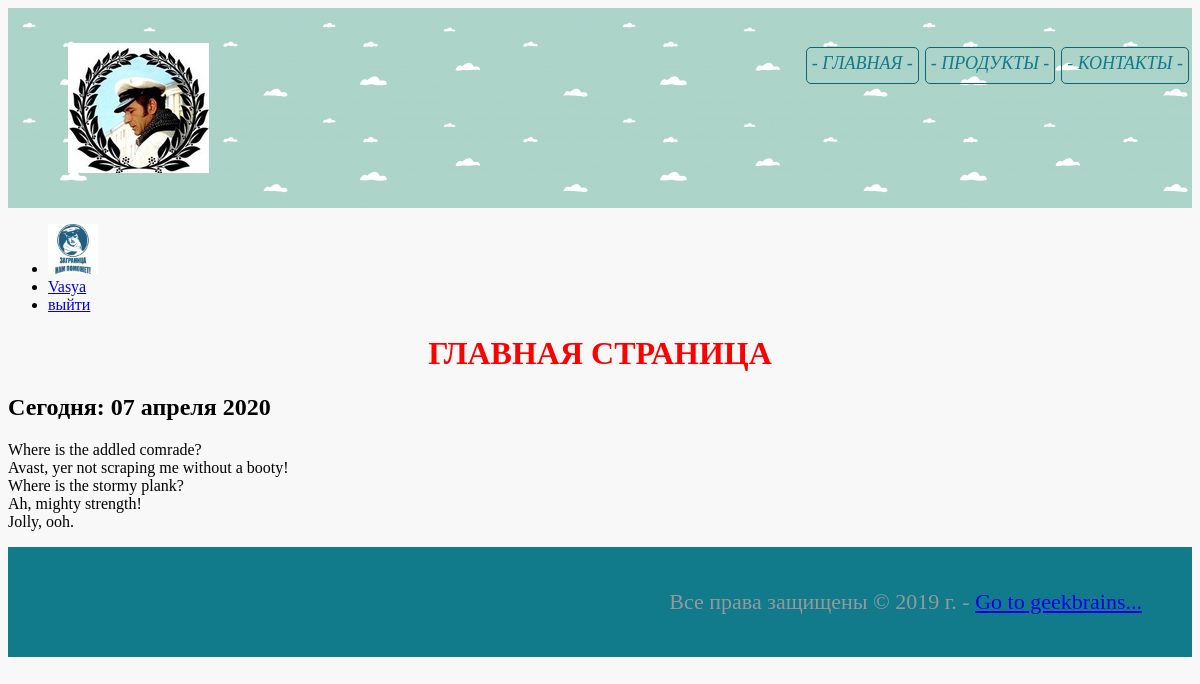
Page / (signed in) on the committed database.
### authapp/models.py (models this page shows, shortened)
class ShopUser(AbstractUser):
    class Meta:
        verbose_name = 'Пользователь'
        verbose_name_plural = 'Пользователи'
    avatar = models.ImageField(upload_to='user_avatars', blank=True)
    age = models.PositiveIntegerField(verbose_name='Возраст', default=18)
    activation_key = models.CharField(max_length=128, blank=True)
    activation_key_expires = models.DateTimeField(default=get_exp())

### mainapp/views.py (the view)
# urls.py: path(r'', main, name='main'),
def main(request):
    context = {
        'title': 'главная страница'
    }
    return render(request, 'mainapp/main.html', context)

### mainapp/templates/mainapp/main.html (shortened to what this page needs)
{% extends 'mainapp/base.html' %}
{% load static %}
{% block extrahead %}
    <link rel="stylesheet" href="{% static 'mainapp/css/styles.css'%}">
{% endblock %}
{% block content %}
    <h1 class="main test">{{ title|upper }}</h1>
    <h2 >Сегодня: {% now "d E Y" %}</h2>
    <p>
    Where is the addled comrade? <br/>
    Avast, yer not scraping me without a booty! <br/>
    Where is the stormy plank? <br/>
    Ah, mighty strength! <br/>
    Jolly, ooh. <br/>
</p>
{% endblock %}

### mainapp/templates/mainapp/base.html (shortened to what this page needs)
<!DOCTYPE html>
{% load static %}
<html lang="en">
<head>
    <link rel="stylesheet" href="{% static 'css/style.css'%}">
    {% block extrahead %}
    {% endblock %}
</head>
<body>
    {% block header %}
        <div class="header">
            <img class="logo" src="{% static 'img/logo.jpg'%}" alt="Logo">
            {% include 'mainapp/includes/inc_menu.html' %}
        </div>
        <ul>
            {% if user.is_authenticated %}
                {% if user.avatar %}
                    <li>
                        <div class = "user_avatar">
                            {% if "http" in user.avatar %}
                                <img width=50px height="50px" src="{{ user.avatar }}" alt="Аватарка">
                            {% else %}
                                <img width=50px height="50px" src="/media/{{ user.avatar }}" alt="Аватарка">
                            {% endif %}
                        </div>
                    </li>
                {% endif %}
                <li>
                    <a class="userBage" href = "{% url 'auth:edit' %}" >
                        {{ user.first_name|default:'Пользователь' }}
                    </a>
                </li>
            {% endif %}
                <li>
                    {% if user.is_authenticated %}
                        <a class="userBage" href = "{% url 'auth:logout' %}" >выйти</a>
                    {% else %}
                        <a class="userBage" href = "{% url 'auth:login' %}" >войти/зарегистрироваться</a>
                    {% endif %}
                </li>
        </ul>
    {% endblock %}
    {% block content %}{% endblock %}
    {% block footer %}
        <div class="footer">
            <p>
                Все права защищены &copy;&nbsp;2019 г. - <a href="https://geekbrains.ru" target="_blank">Go to geekbrains...</a>
            </p>
        </div>
    {% endblock %}
</body>
</html>

### static/css/style.css (style rules this page uses)
body { background-color: #f8f8f8; }
.logo { float: left; margin: 15px 10px; border: none; outline: none; }
.header { height: 160px; padding-top: 20px; padding-bottom: 20px; padding-left: 50px; background-image: url("/static/img/header_back.png"); }
.main { text-align: center; }
.footer { height: 90px; background-color: #117a8b; padding-top: 20px; padding-right: 50px; text-align: right; }
.footer > p { color: #95999c; font-size: 22px; }

### mainapp/static/mainapp/css/styles.css (style rules this page uses)
.test { color: red; }

### rows in the picture
ShopUser: avatar (picture), first_name "Vasya"

### other values in the picture
{{ title|upper }} "ГЛАВНАЯ СТРАНИЦА"
